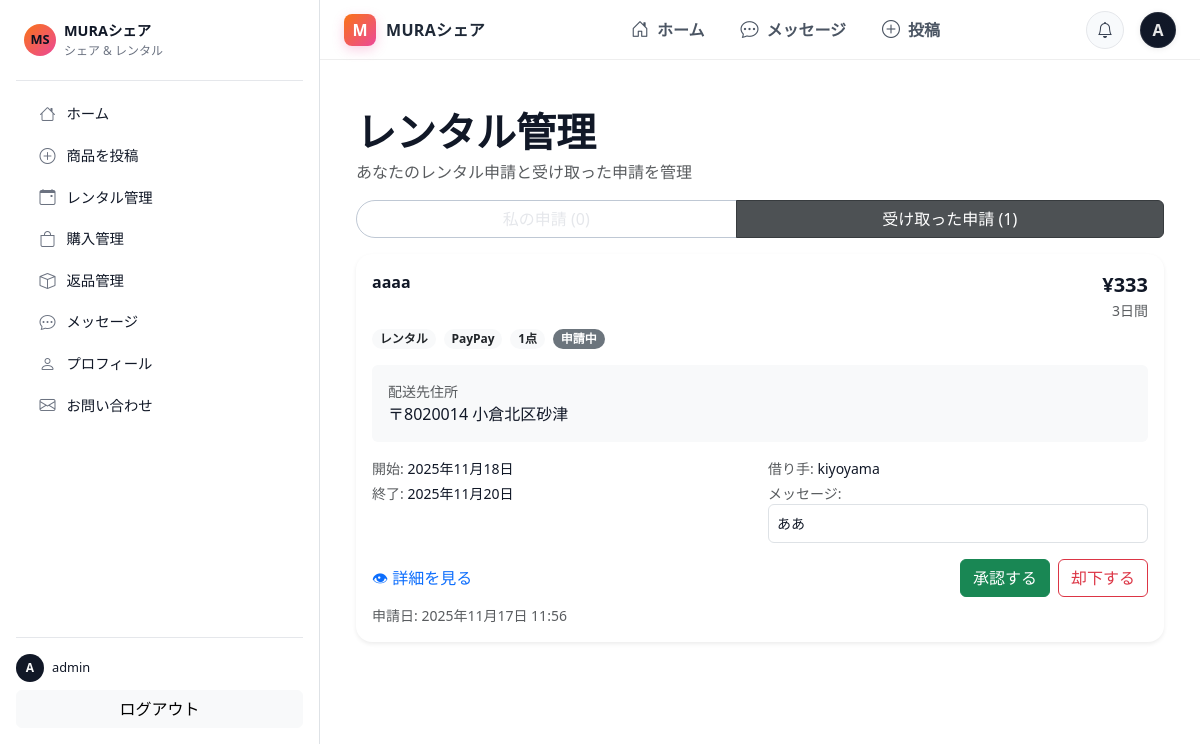
The page /rentals/manage/ (signed in) on the database its author committed.
### marketplace/models.py (models this page shows, shortened)
class RentalApplication(models.Model):
    class OrderType(models.TextChoices):
        RENTAL = 'rental', 'レンタル'
        PURCHASE = 'purchase', '購入'
    class Status(models.TextChoices):
        PENDING         = 'pending',        '申請中'
        APPROVED        = 'approved',       '承認済み'      # ← 表示名はお好みで
        SHIPPED         = 'shipped',        '発送済み'      # ← 追加
        RECEIVED        = 'received',       '受取完了'      # ← 将来用（借り手確認）
        RETURN_SHIPPED  = 'return_shipped', '返却発送済み'  # ← 将来用（借り手返送）
        COMPLETED       = 'completed',      '完了'          # ← 将来用（出品者確認）
        REJECTED        = 'rejected',       '却下'
        CANCELLED       = 'cancelled',      'キャンセル'
    product = models.ForeignKey('marketplace.Product',
                                on_delete=models.CASCADE,
                                related_name='applications')
    owner   = models.ForeignKey(settings.AUTH_USER_MODEL,
                                on_delete=models.CASCADE,
                                related_name='received_applications')
    renter  = models.ForeignKey(settings.AUTH_USER_MODEL,
                                on_delete=models.CASCADE,
                                related_name='sent_applications')
    order_type = models.CharField(max_length=10, choices=OrderType.choices)
    quantity   = models.PositiveIntegerField(default=1)
    start_date = models.DateField(blank=True, null=True)
    end_date   = models.DateField(blank=True, null=True)
    postal_code = models.CharField(max_length=20, blank=True)
    address     = models.CharField(max_length=255, blank=True)
    PAYMENT_CHOICES = [
        ('card',        'クレジットカード'),
        ('convenience', 'コンビニ'),
        ('paypay',      'PayPay'),
        ('bank',        '銀行振込'),
    ]
    payment_method = models.CharField(max_length=20, choices=PAYMENT_CHOICES)
    message        = models.TextField(blank=True)
    tracking_number = models.CharField(max_length=50, blank=True, default="")
    status     = models.CharField(max_length=20, choices=Status.choices, default=Status.PENDING)
    created_at = models.DateTimeField(auto_now_add=True)
    class Meta:
        ordering = ['-created_at']

class Product(models.Model):
    class Status(models.IntegerChoices):
        DRAFT    = 0, "下書き"
        LISTED   = 1, "出品中"
        RENTED   = 2, "貸出中"
        SOLD     = 3, "販売済"
        ARCHIVED = 9, "アーカイブ"
    class Availability(models.TextChoices):
        RENTAL_ONLY   = "レンタルのみ", "レンタルのみ"
        SALE_ONLY     = "販売のみ", "販売のみ"
        BOTH          = "レンタル・販売両方", "レンタル・販売両方"
    owner = models.ForeignKey(User, on_delete=models.CASCADE, related_name="products")
    title = models.CharField(max_length=120)
    description = models.TextField(blank=True)
    category = models.CharField(max_length=60)
    availability_type = models.CharField(
        max_length=20,
        choices=Availability.choices,
        default=Availability.BOTH,
    )
    price_per_day = models.PositiveIntegerField(null=True, blank=True)  # レンタル1日あたり
    price_buy = models.PositiveIntegerField(null=True, blank=True)      # 販売価格
    min_rental_days = models.PositiveIntegerField(default=1)
    max_rental_days = models.PositiveIntegerField(default=30)
    stock_quantity = models.PositiveIntegerField(default=1)
    available_quantity = models.PositiveIntegerField(default=1)
    condition = models.CharField(max_length=30, blank=True)
    owner_notes = models.TextField(blank=True)
    status = models.IntegerField(choices=Status.choices, default=Status.LISTED)
    created_at = models.DateTimeField(auto_now_add=True)

### frontend/views.py (the view)
# urls.py: path("rentals/manage/", views.rental_manage, name="rental_manage"),
@login_required
def rental_manage(request):
    apps = list(RentalApplication.objects.filter(owner=request.user).select_related("product","renter").order_by("-created_at"))
    for a in apps:
        a.calc_days = None
        a.calc_price = None
        if a.order_type == RentalApplication.OrderType.RENTAL and a.start_date and a.end_date:
            a.calc_days = (a.end_date - a.start_date).days + 1
            daily = getattr(a.product, "price_per_day", 0) or 0
            a.calc_price = daily * (a.calc_days or 0) * (a.quantity or 1)
        elif a.order_type == RentalApplication.OrderType.PURCHASE:
            price_buy = getattr(a.product, "price_buy", 0) or 0
            a.calc_price = price_buy * (a.quantity or 1)
    ctx = {
        "applications": apps,
        "active_tab": "received",
        "received_count": len(apps),
        "mine_count": RentalApplication.objects.filter(renter=request.user).count(),
    }
    return render(request, "frontend/rentals/manage.html", ctx)

### templates/frontend/rentals/manage.html (shortened to what this page needs)
{% extends "base.html" %}
{% load humanize %}
{% block content %}
<div class="container-xxl py-4">
  <h1 class="fw-bold mb-1">レンタル管理</h1>
  <div class="text-muted mb-3">あなたのレンタル申請と受け取った申請を管理</div>
  <div class="btn-group w-100 mb-3" role="group">
    <a class="btn btn-outline-secondary {% if active_tab != 'received' %}active{% endif %}"
       href="{% url 'frontend:my_applications' %}">
      私の申請 ({{ mine_count|default:0 }})
    </a>
    <a class="btn btn-dark {% if active_tab == 'received' %}active{% endif %}"
       href="{% url 'frontend:rental_manage' %}">
      受け取った申請 ({{ received_count|default:0 }})
    </a>
  </div>
  {% if applications %}
    <div class="vstack gap-3">
      {% for a in applications %}
        <div class="card border-0 shadow-sm">
          <div class="card-body">
            <div class="d-flex justify-content-between align-items-start">
              <div class="fw-semibold">{{ a.product.title }}</div>
              <div class="text-end">
                {% if a.calc_price %}
                  <div class="fs-5 fw-bold">¥{{ a.calc_price|intcomma }}</div>
                {% endif %}
                {% if a.calc_days %}
                  <div class="text-muted small">{{ a.calc_days }}日間</div>
                {% endif %}
              </div>
            </div>
            <div class="d-flex flex-wrap align-items-center gap-2 mt-2">
              <span class="badge bg-light text-dark">{{ a.get_order_type_display }}</span>
              {% if a.payment_method %}
                <span class="badge bg-light text-dark">{{ a.get_payment_method_display }}</span>
              {% endif %}
              <span class="badge bg-light text-dark">{{ a.quantity|default:1 }}点</span>
              <span class="badge bg-secondary">{{ a.get_status_display|default:a.status }}</span>
            </div>
            <div class="bg-light rounded-2 p-3 my-3">
              <div class="small text-muted">配送先住所</div>
              <div>〒{{ a.postal_code }} {{ a.address }}</div>
            </div>
            <div class="row g-3">
              <div class="col-md-6 small">
                <div class="mb-1">
                  <span class="text-muted">開始:</span>
                  {% if a.start_date %}{{ a.start_date|date:"Y年n月j日" }}{% else %}-{% endif %}
                </div>
                <div>
                  <span class="text-muted">終了:</span>
                  {% if a.end_date %}{{ a.end_date|date:"Y年n月j日" }}{% else %}-{% endif %}
                </div>
              </div>
              <div class="col-md-6 small">
                <div class="mb-1"><span class="text-muted">借り手:</span> {{ a.renter.email|default:a.renter.username }}</div>
                {% if a.message %}
                  <div class="text-muted">メッセージ:</div>
                  <div class="border rounded p-2 bg-white">{{ a.message }}</div>
                {% endif %}
              </div>
            </div>
            <div class="d-flex justify-content-between align-items-center mt-3">
              <a class="text-decoration-none" href="{% url 'frontend:product_detail' a.product_id %}">👁 詳細を見る</a>
              {% with s=a.status|lower %}
                {% if s == 'pending' %}
                  <div class="d-flex gap-2">
                    <form method="post" action="{% url 'frontend:rental_app_approve' a.id %}">
                      <button class="btn btn-success">承認する</button>
                    </form>
                    <form method="post" action="{% url 'frontend:rental_app_reject' a.id %}">
                      <button class="btn btn-outline-danger">却下する</button>
                    </form>
                  </div>
                {% elif s == 'shipped' %}
                  <div class="text-muted small">
                    出品者発送済み。追跡番号：
                    <strong>{{ a.tracking_number|default:"-" }}</strong>
                  </div>
                {% elif s == 'return_shipped' %}
                  <form method="post" action="{% url 'frontend:rental_app_confirm_return' a.id %}" class="w-100">
                    {% csrf_token %}
                    <button class="btn btn-primary w-100">レンタル終了</button>
                  </form>
                {% else %}
                  <div class="text-muted small">この申請は<strong>{{ a.get_status_display|default:a.status }}</strong>です。</div>
                {% endif %}
              {% endwith %}
            </div>
            <div class="text-muted small mt-2">申請日: {{ a.created_at|date:"Y年n月j日 H:i" }}</div>
          </div>
        </div>
      {% endfor %}
    </div>
  {% else %}
    <div class="text-center text-muted py-5">受け取った申請はまだありません。</div>
  {% endif %}
</div>
{% endblock %}

### templates/_partials/sidebar.html (shortened to what this page needs)
<nav class="sidebar-nav d-flex flex-column h-100">
  <div class="d-flex align-items-center mb-3 sidebar-nav-header">
    <div class="sidebar-logo me-2 d-flex align-items-center justify-content-center">
      MS
    </div>
    <div class="flex-grow-1">
      <div class="sidebar-title">MURAシェア</div>
      <div class="sidebar-subtitle">シェア & レンタル</div>
    </div>
  </div>
  <div class="sidebar-divider mb-2"></div>
  <div class="sidebar-group mb-2">
    <a href="{% url 'frontend:products' %}"
       class="sidebar-link {% if request.resolver_match.url_name == 'products' %}is-active{% endif %}">
      <span class="sidebar-icon bi bi-house"></span>
      <span class="sidebar-text">ホーム</span>
    </a>
    <a href="{% url 'frontend:product_new' %}"
       class="sidebar-link {% if request.resolver_match.url_name == 'product_new' %}is-active{% endif %}">
      <span class="sidebar-icon bi bi-plus-circle"></span>
      <span class="sidebar-text">商品を投稿</span>
    </a>
    <a
      href="{% url 'frontend:rental_manage' %}"
      class="sidebar-link {% if request.resolver_match.url_name == 'rentals' %}is-active{% endif %}"
    >
      <span class="sidebar-icon bi bi-calendar-event"></span>
      <span class="sidebar-text">レンタル管理</span>
    </a>
    <a href="{% url 'frontend:purchases' %}"
       class="sidebar-link {% if request.resolver_match.url_name == 'purchases' %}is-active{% endif %}">
      <span class="sidebar-icon bi bi-bag"></span>
      <span class="sidebar-text">購入管理</span>
    </a>
    <a href="{% url 'frontend:returns' %}"
       class="sidebar-link {% if request.resolver_match.url_name == 'returns' %}is-active{% endif %}">
      <span class="sidebar-icon bi bi-box"></span>
      <span class="sidebar-text">返品管理</span>
    </a>
    <a href="{% url 'frontend:messages' %}"
       class="sidebar-link {% if request.resolver_match.url_name == 'messages' %}is-active{% endif %}">
      <span class="sidebar-icon bi bi-chat-dots"></span>
      <span class="sidebar-text">メッセージ</span>
    </a>
    <a href="{% url 'frontend:profile' %}"
       class="sidebar-link {% if request.resolver_match.url_name == 'profile' %}is-active{% endif %}">
      <span class="sidebar-icon bi bi-person"></span>
      <span class="sidebar-text">プロフィール</span>
    </a>
    <a
      href="{% url 'frontend:contact' %}"
      class="sidebar-link {% if request.resolver_match.url_name == 'contact' %}is-active{% endif %}"
    >
      <span class="sidebar-icon bi bi-envelope"></span>
      <span class="sidebar-text">お問い合わせ</span>
    </a>
  </div>
  <div class="mt-auto pt-3 sidebar-footer small">
    {% if request.user.is_authenticated %}
      <div class="d-flex align-items-center mb-2">
        <div class="sidebar-avatar me-2">
          {{ request.user.username|first|upper }}
        </div>
        <div class="flex-grow-1">
          <div class="sidebar-user-name">{{ request.user.username }}</div>
        </div>
      </div>
      <div class="d-grid gap-2">
        <form method="post" action="{% url 'frontend:logout' %}">
          <button type="submit" class="btn btn-light w-100">ログアウト</button>
        </form>
      </div>
    {% else %}
      <div class="text-muted">ログインしていません</div>
    {% endif %}
  </div>
</nav>

### templates/_partials/header.html
<nav class="ms-header bg-white sticky-top">
  <div class="ms-header-inner">
    <a class="ms-brand d-flex align-items-center text-decoration-none"
       href="{% url 'frontend:products' %}">
      <span class="ms-brand-badge">M</span>
      <span class="ms-brand-text">MURAシェア</span>
    </a>
    <ul class="ms-nav list-unstyled d-none d-md-flex align-items-center mb-0">
      <li>
        <a href="{% url 'frontend:products' %}"
           class="ms-nav-link {% if request.resolver_match.url_name == 'products' %}is-active{% endif %}">
          <i class="bi bi-house-door"></i><span>ホーム</span>
        </a>
      </li>
      <li>
        <a href="{% url 'frontend:messages' %}"
           class="ms-nav-link {% if request.resolver_match.url_name == 'messages' %}is-active{% endif %}">
          <i class="bi bi-chat-dots"></i><span>メッセージ</span>
        </a>
      </li>
      <li>
        <a href="{% url 'frontend:product_new' %}"
           class="ms-nav-link {% if request.resolver_match.url_name == 'product_new' %}is-active{% endif %}">
          <i class="bi bi-plus-circle"></i><span>投稿</span>
        </a>
      </li>
    </ul>
    <div class="ms-header-right d-flex align-items-center gap-3">
      <a href="#" class="ms-icon-btn" aria-label="通知">
        <i class="bi bi-bell"></i>
      </a>
      {% if request.user.is_authenticated %}
        <div class="ms-avatar" title="{{ request.user.username }}">
          {{ request.user.username|first|default:"U"|upper }}
        </div>
      {% else %}
        <a class="btn btn-sm btn-outline-secondary" href="{% url 'frontend:login' %}">
          ログイン
        </a>
      {% endif %}
    </div>
  </div>
</nav>

### rows shown on the page
RentalApplication: product "aaaa", calc_price "333", calc_days "3", order_type "レンタル", payment_method "PayPay", quantity "1", status "申請中", postal_code "8020014", address "小倉北区砂津", start_date "2025年11月18日", end_date "2025年11月20日", renter.email "kiyoyama", message "ああ", created_at "2025年11月17日 11:56"

### other values the page prints
{{ request.user.username|first|upper }} "A"
{{ request.user.username }} "admin"
{{ request.user.username|first|default:"U"|upper }} "A"
{{ mine_count|default:0 }} "0"
{{ received_count|default:0 }} "1"
